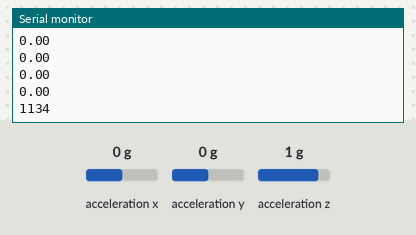
This program was run on a simulated ESP8266 (NodeMCU). Shown: the last lines printed to the serial monitor. The test bench sets the inputs (shaded band); at power-on: acceleration x 0 g, acceleration y 0 g, acceleration z 1 g. WiFi joins after 1.5 s; servers stay silent unless stated; uploads are accepted with an empty reply.

Above: at 3.7 s.
3.8 s: acceleration x set to -1.4 g
At 4.6 s:
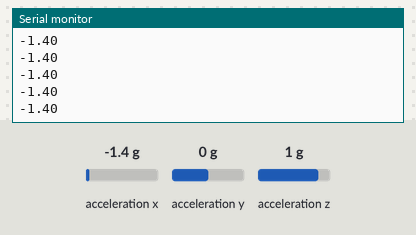
5.3 s: acceleration x set to -0.8 g
At 5.8 s:
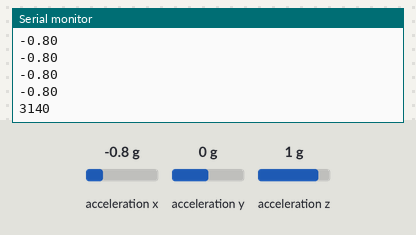
Timing chart, 0 to 8.3 s (numbered marks = the images above; inputs shaded):
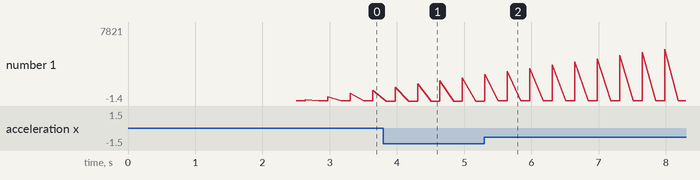

The program:

main.cpp
```cpp
#include "Arduino.h"
#include "ESP8266WiFi.h"
#include "ESP8266HTTPClient.h"
//#include "secret.h"
#include "MAX30105.h"
#include "Wire.h"
#include "SparkFunLIS3DH.h"
#include "SPI.h"

const char* ssid = "UCInet Mobile Access";
String base_host = "http://169.234.241.150/arduino_simple.php";
int counter = 0;
int loop_counter = 0;
const int counter_limit = 3000;
const int send_counter = 100;

float x[send_counter+1];
float y[send_counter+1];
float z[send_counter+1];

unsigned long start_time = 0;

// Create "secret.h" for "ssid" and "host"

HTTPClient http;
//MAX30105 MAX;
LIS3DH myIMU(SPI_MODE, 5); // constructed with parameters for SPI and cs pin number

void sendtoWebServer(int c){

    String body_data = "data=";
    for (int i = 0; i < send_counter; i++) {
      body_data = body_data + String(c + i) + "," + String(x[i]) + "," + String(y[i]) + "," + String(z[i]) + "\n\r";
    }
    //Serial.println(body_data);
    //Serial.println(counter);

    http.begin(base_host.c_str());
    http.addHeader("Content-Type", "application/x-www-form-urlencoded");
    int httpCode = http.POST(body_data);

    if (httpCode > 0) {
        Serial.print("POST code: ");
        Serial.println(httpCode);
        if (httpCode == HTTP_CODE_OK) {
            Serial.print(base_host);
            Serial.println(" succeeded");
        }
    } else {
        Serial.print("POST failed, error: ");
        Serial.println(http.errorToString(httpCode).c_str());
    }

    http.end();

}

void setup()
{
    Serial.begin(115200);
    delay(1000);
    Serial.println();

    // Show MAC Address
    Serial.print("MAC Address: ");
    Serial.println(WiFi.macAddress());
    Serial.println();

    // Connect to WiFi and show IP Address
    Serial.println("Connecting to WiFi...");
    //WiFi.begin(ssid, password);
    WiFi.begin(ssid);
    while (WiFi.status() != WL_CONNECTED) {
      delay(500);
      Serial.print(".");
    }
    Serial.println();
    Serial.println("WiFi connected");
    Serial.print("IP address: ");
    Serial.println(WiFi.localIP());

    // Accelerometer settings
    myIMU.settings.accelSampleRate = 5000;  //Hz.  Can be: 0,1,10,25,50,100,200,400,1600,5000 Hz
    myIMU.settings.accelRange = 2;      //Max G force readable.  Can be: 2, 4, 8, 16
    myIMU.settings.xAccelEnabled = 1;
    myIMU.settings.yAccelEnabled = 1;
    myIMU.settings.zAccelEnabled = 1;
    //Call .begin() to configure the Accelerometer
    myIMU.begin();

    Serial.println();

    start_time = millis();
}

void loop() {
    if (loop_counter < counter_limit) {
      x[counter] = myIMU.readFloatAccelX();
      y[counter] = myIMU.readFloatAccelY();
      z[counter] = myIMU.readFloatAccelZ();
      Serial.println(x[counter]);
      counter = counter + 1;
      //if ( counter == send_counter) {
      if ((counter % send_counter) == 0) {
        Serial.println(millis() - start_time);
        sendtoWebServer(loop_counter - send_counter);
        //Serial.println("reached");
        counter = 0;
      }
    }
    /*if ( counter == send_counter) {
        sendtoWebServer();
    }*/
    //Serial.println(counter);
    loop_counter = loop_counter + 1;
}
```

Measured:
- after the input at 3.8 s, the serial monitor: prints a new line at once (image 1)
- after the input at 5.3 s, the serial monitor: prints a new line at once (image 2)
- plotted number 1: 1134 → -1.4 after the input at 3.8 s, -1.4 → -0.8 after the input at 5.3 s
